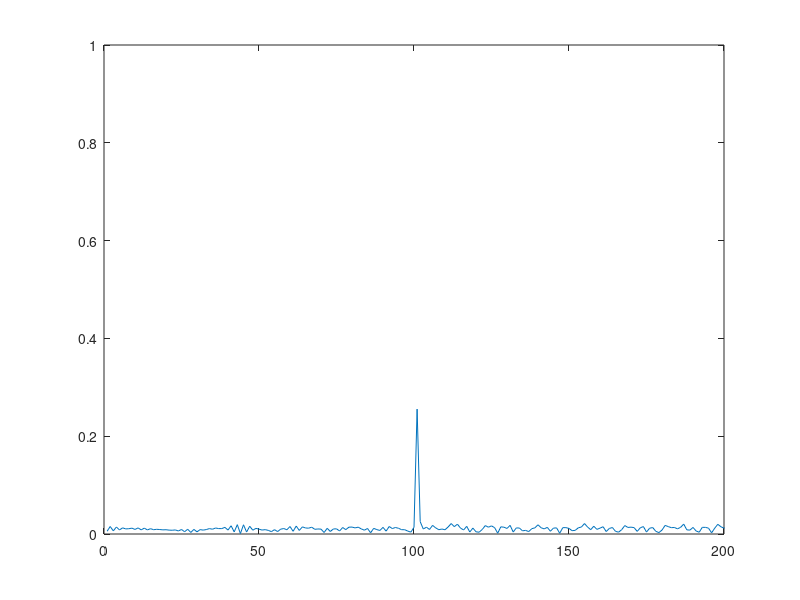
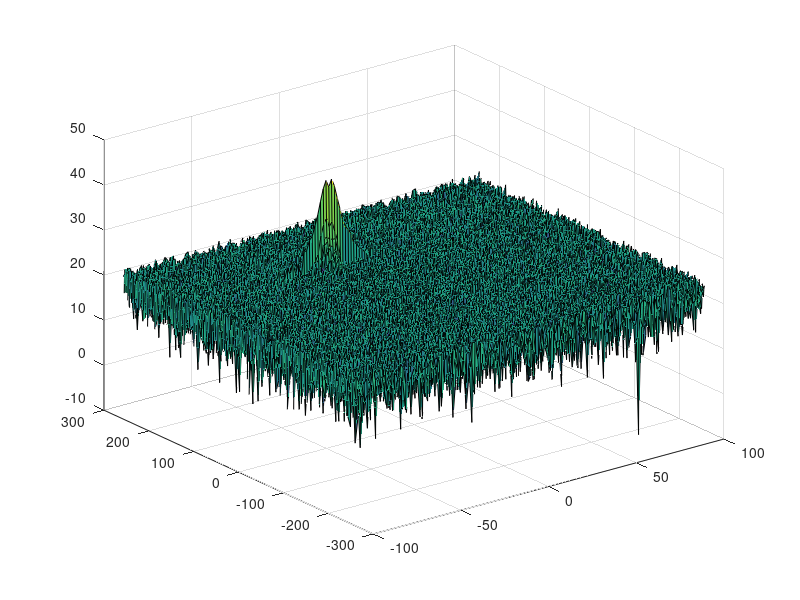
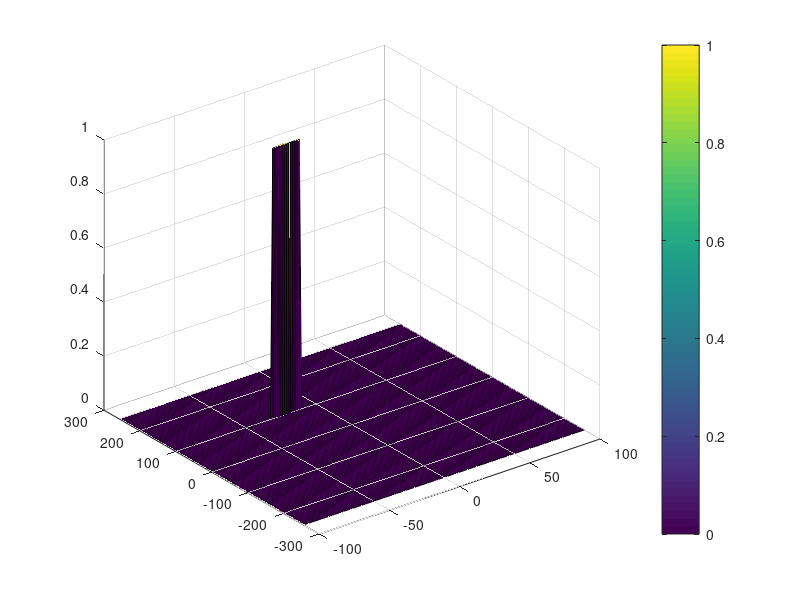

MATLAB code for these plots, in order:
clear;
clc;

%% Radar Specifications 
%%%%%%%%%%%%%%%%%%%%%%%%%%%
% Frequency of operation = 77 GHz
% Max Range = 200 m
% Range Resolution = 1 m
% Max Velocity = 70 m/s
% Velocity Resolution = 3 m/s
%%%%%%%%%%%%%%%%%%%%%%%%%%%
fc = 77e9;                % [Hz] (carrier frequency)
max_range = 200;          % [m]
range_resolution = 1;     % [m]
max_velocity = 70;        % [m/s]
velocity_resolution = 3;  % [m/s]


%% User Defined Range and Velocity of Target
R = 100;  % [m]   [0:200] (target range)
v = -25;  % [m/s] [-70:70] (constant target velocity) (would need dopplar unfolding for values outside this range)


%% FMCW Waveform Generation

% Design the FMCW waveform by giving the specs of each of its parameters.
% Calculate the Bandwidth (B), Chirp Time (Tchirp) and Slope (slope) of the FMCW
% chirp using the requirements above.
c = 3e8;                                    % [m/s] (speed of light)
B = c / (2 * range_resolution);             % [Hz] (sweep bandwidth)
sweep_factor = 5.5;                         % sweep time should be 5-6 times the round trip time at max range
Tchirp = sweep_factor * 2 * max_range / c;  % [s] (sweep/chirp time)
slope = B / Tchirp;

% The number of chirps in one sequence. Its ideal to have 2^ value for the ease of running the FFT
% for Doppler Estimation.
Nd = 128; % #of doppler cells OR #of sent periods % number of chirps

% The number of samples on each chirp.
Nr = 1024; % for length of time OR # of range cells

% Timestamp for running the displacement scenario for every sample on each
% chirp
t = linspace(0, Nd * Tchirp, Nr * Nd); %total time for samples

% Creating the vectors for Tx, Rx and Mix based on the total samples input.
Tx = zeros(1, length(t));  % transmitted signal
Rx = zeros(1, length(t));  % received signal
Mix = zeros(1, length(t)); % beat signal

% Similar vectors for range_covered and time delay.
r_t = zeros(1, length(t));
td = zeros(1, length(t));


%% Signal Generation and Moving Target Simulation
% Running the radar scenario over the time. 

r_t(1) = R;

for i = 2 : length(t)
    % For each time stamp update the Range of the Target for constant velocity.
    r_t(i) = r_t(i-1) + (v * (t(i) - t(i-1)));
end

td = (2 * r_t) / c;

Tx = cos(2 * pi * ((fc * t) + ((slope * t .^ 2) / 2)));
Rx = cos(2 * pi * ((fc * (t - td)) + ((slope * (t - td) .^ 2) / 2)));
Mix = Tx .* Rx;


%% Range Measurement

% run the FFT on the beat signal along the range bins dimension (Nr) and
% normalize.
Mix_fft = fft(Mix, Nr);
Mix_fft = Mix_fft / length(Mix_fft);

% Take the absolute value of FFT output
Mix_fft = abs(Mix_fft);

% Output of FFT is double sided signal, but we are interested in only one side of the spectrum.
% Hence we throw out half of the samples.
Mix_fft = Mix_fft(1:length(Mix_fft)/2-1);

% plotting the range
figure ('Name', 'Range from First FFT')
plot(Mix_fft)
axis ([0 200 0 1]);


%% Range Doppler Response

% The 2D FFT implementation is already provided here. This will run a 2DFFT
% on the mixed signal (beat signal) output and generate a range doppler
% map. You will implement CFAR on the generated RDM

% Range Doppler Map Generation.

% The output of the 2D FFT is an image that has reponse in the range and
% doppler FFT bins. So, it is important to convert the axis from bin sizes
% to range and doppler based on their Max values.
Mix = reshape(Mix, [Nr, Nd]);

% 2D FFT using the FFT size for both dimensions.
sig_fft2 = fft2(Mix, Nr, Nd);

% Taking just one side of signal from Range dimension.
sig_fft2 = sig_fft2(1:Nr/2, 1:Nd);
sig_fft2 = fftshift(sig_fft2);
RDM = abs(sig_fft2);
RDM = 10 * log10(RDM);

% use the surf function to plot the output of 2DFFT and to show axis in both
% dimensions
doppler_axis = linspace(-100, 100, Nd);
range_axis = linspace(-200, 200, Nr/2) * ((Nr/2)/400);
figure, surf(doppler_axis, range_axis, RDM);


%% CFAR Implementation

% Slide Window through the complete Range Doppler Map

% Select the number of Training Cells in both the dimensions.
Tr = 10;
Td = 8;

% Select the number of Guard Cells in both dimensions around the Cell under 
% test (CUT) for accurate estimation
Gr = 4;
Gd = 4;

% offset the threshold by SNR value in dB
offset = 10;

% Create a vector to store noise_level for each iteration on training cells
noise_level = zeros(1, 1);

% design a loop such that it slides the CUT across range doppler map by
% giving margins at the edges for Training and Guard Cells.
% For every iteration sum the signal level within all the training
% cells. To sum convert the value from logarithmic to linear using db2pow
% function. Average the summed values for all of the training
% cells used. After averaging convert it back to logarithimic using pow2db.
% Further add the offset to it to determine the threshold. Next, compare the
% signal under CUT with this threshold. If the CUT level > threshold assign
% it a value of 1, else equate it to 0.
num_training_cells = ((2*(Td+Gd)+1) * (2*(Tr+Gr)+1)) - (((2*Gd)+1) * ((2*Gr)+1));

for i = Tr+Gr+1 : (Nr/2)-(Gr+Tr)
    for j = Td+Gd+1 : Nd-(Gd+Td)
        CUT = RDM(i, j);
        noise_level = sum(sum(db2pow(RDM(i-(Tr+Gr):i+Tr+Gr, j-(Td+Gd):j+Td+Gd)))) - sum(sum(db2pow(RDM(i-Gr:i+Gr, j-Gd:j+Gd))));
        threshold = pow2db(noise_level / num_training_cells);

        if CUT < (threshold + offset)
            RDM(i, j) = 0;
        else
            RDM(i, j) = 1;
        end
    end
end

% The process above will generate a thresholded block, which is smaller 
% than the Range Doppler Map as the CUT cannot be located at the edges of
% matrix. Hence, few cells will not be thresholded. To keep the map size same
% set those values to 0.
RDM(RDM~=0 & RDM~=1) = 0;

% display the CFAR output using the Surf function like we did for Range
% Doppler Response output.
figure, surf(doppler_axis, range_axis, RDM);
colorbar;
